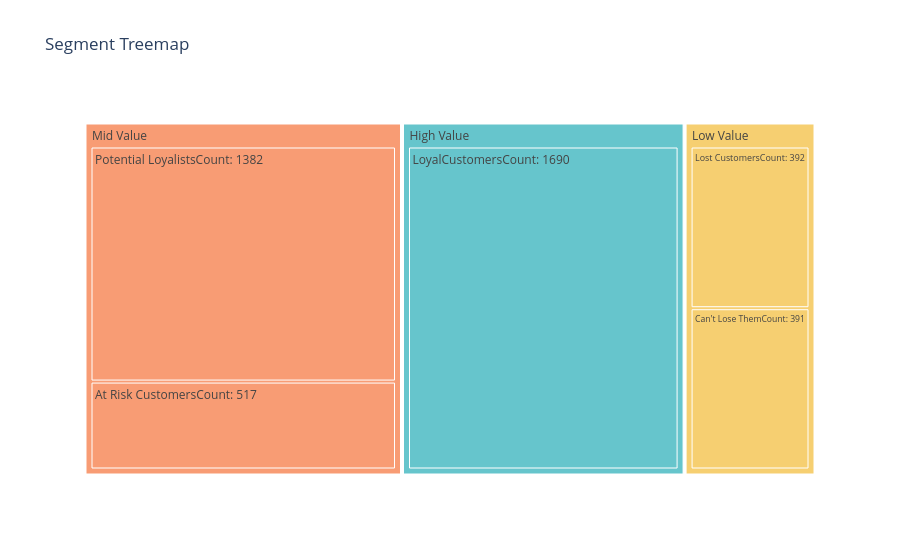

Notebook cell for this chart:
### Code cell
fig_treemap_segment = px.treemap(segment_product_count,
                                path=['RFM_Segment_Label', 'RFM_Customer_Segments'],
                                 values = 'Count',
                                 color = 'RFM_Segment_Label',
                                 color_discrete_sequence = px.colors.qualitative.Pastel,
                                 title = 'Segment Treemap')
fig_treemap_segment.update_traces(texttemplate='%{label}Count: %{value}', textinfo='label+text')
fig_treemap_segment.show()

### Figure 1 — Plotly figure (JSON) as saved in the notebook; plotly's stock layout.template omitted (floating-point values rounded to 4 significant figures)
{"data": [{"branchvalues": "total", "customdata": [["High Value"], ["High Value"], ["Low Value"], ["Low Value"], ["Low Value"], ["Mid Value"], ["Mid Value"], ["Mid Value"]], "domain": {"x": [0, 1], "y": [0, 1]}, "hovertemplate": "labels=%{label}<br>Count=%{value}<br>parent=%{parent}<br>id=%{id}<br>RFM_Segment_Label=%{customdata[0]}<extra></extra>", "ids": ["High Value/LoyalCustomers", "High Value", "Low Value/Lost Customers", "Low Value/Can't Lose Them", "Low Value", "Mid Value/Potential Loyalists", "Mid Value/At Risk Customers", "Mid Value"], "labels": ["LoyalCustomers", "High Value", "Lost Customers", "Can't Lose Them", "Low Value", "Potential Loyalists", "At Risk Customers", "Mid Value"], "marker": {"colors": ["rgb(102, 197, 204)", "rgb(102, 197, 204)", "rgb(246, 207, 113)", "rgb(246, 207, 113)", "rgb(246, 207, 113)", "rgb(248, 156, 116)", "rgb(248, 156, 116)", "rgb(248, 156, 116)"]}, "name": "", "parents": ["High Value", "", "Low Value", "Low Value", "", "Mid Value", "Mid Value", ""], "textinfo": "label+text", "texttemplate": "%{label}Count: %{value}", "type": "treemap", "values": [1690.0, 1690.0, 392.0, 391.0, 783.0, 1382.0, 517.0, 1899.0]}], "layout": {"legend": {"tracegroupgap": 0}, "title": {"text": "Segment Treemap"}, "treemapcolorway": ["rgb(102, 197, 204)", "rgb(246, 207, 113)", "rgb(248, 156, 116)", "rgb(220, 176, 242)", "rgb(135, 197, 95)", "rgb(158, 185, 243)", "rgb(254, 136, 177)", "rgb(201, 219, 116)", "rgb(139, 224, 164)", "rgb(180, 151, 231)", "rgb(179, 179, 179)"]}}
